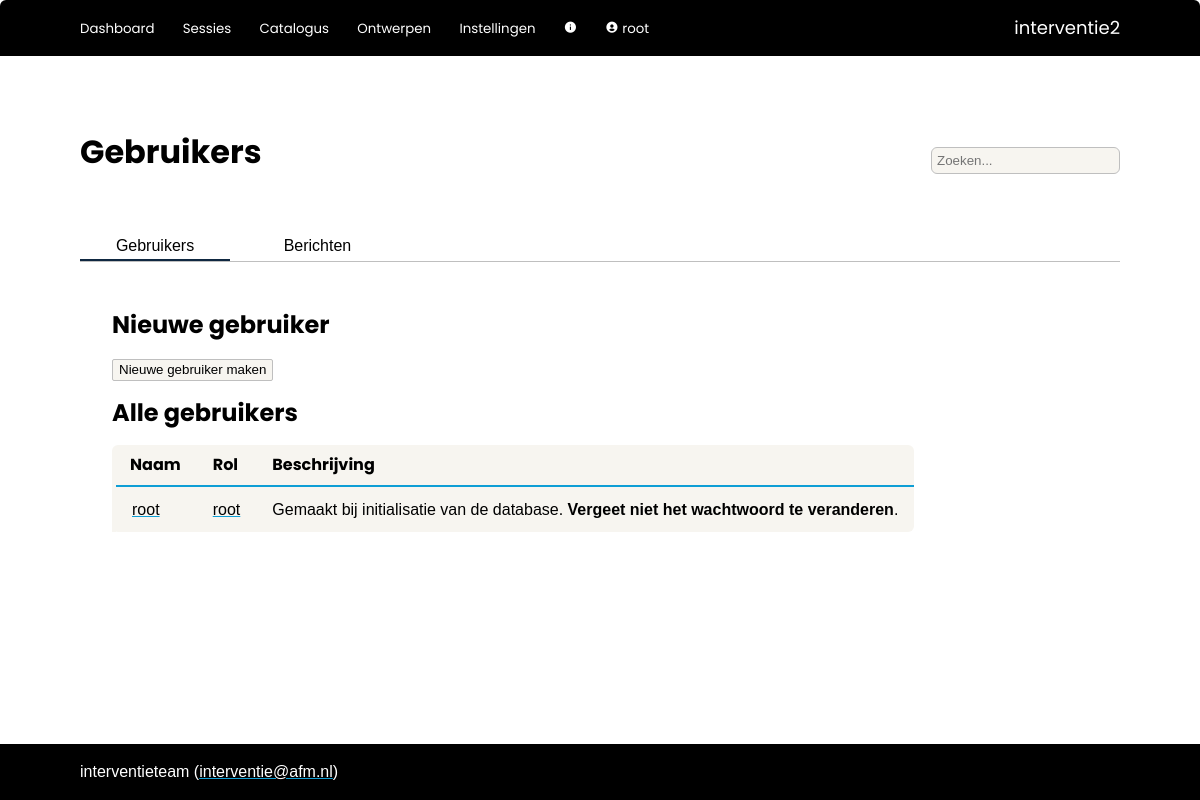
/admin/users (signed in), run on an earlier commit of the app's database.
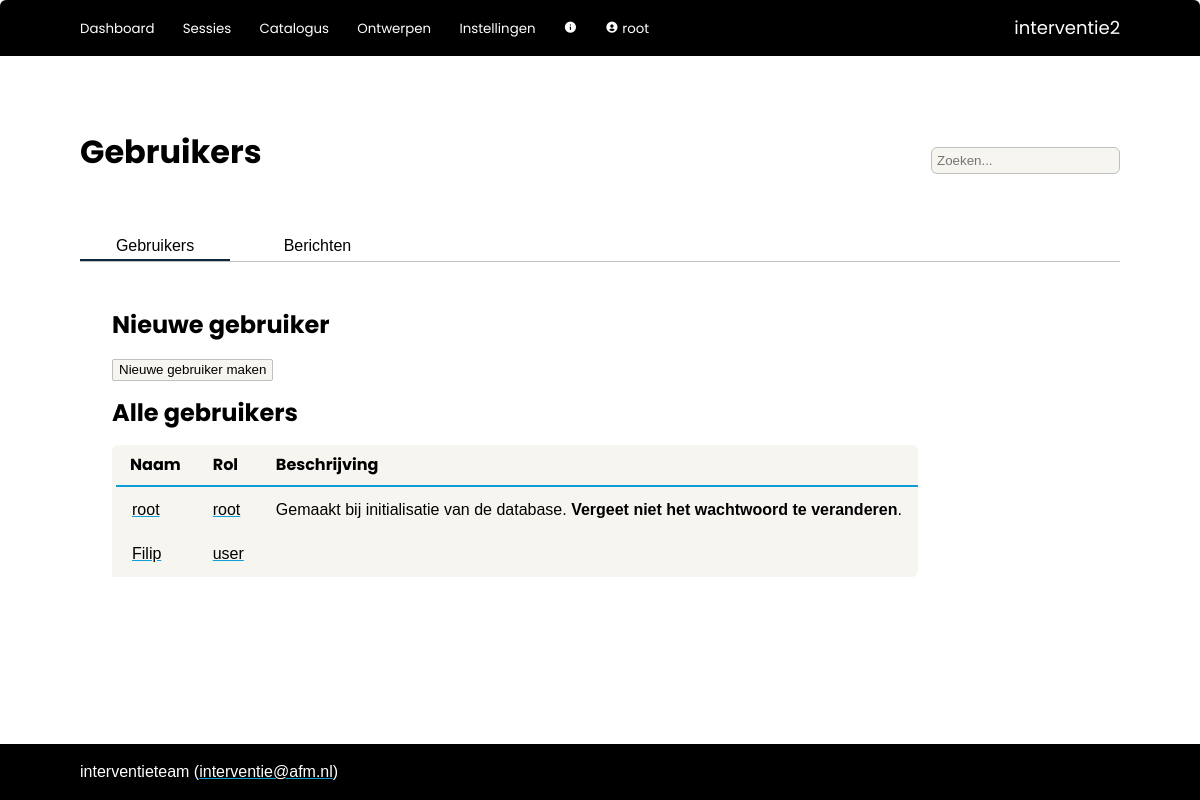
And on a later commit of the database.
### interventie2/models.py (models this page shows, shortened)
class User(db.Model, UserMixin):
    __tablename__ = 'users'
    id            = db.Column(db.Integer, primary_key=True)
    name          = db.Column(db.String(80), nullable=False, unique=True)
    password      = db.Column(db.String(200), nullable=False)
    role_id       = db.Column(db.Integer, db.ForeignKey('roles.id'), nullable=False, default=4) #references roles.id
    description   = db.Column(db.String(2000), nullable=False, default="")
    email         = db.Column(db.String(254))
    link          = db.Column(db.String(1000))
    active        = db.Column(db.Boolean, nullable=False, default=True)
    date_created  = db.Column(db.DateTime(timezone=True), server_default=func.now())
    last_seen     = db.Column(db.DateTime(timezone=True), server_default=func.now())
    role = relationship('Role')
    messages = relationship('Message', back_populates='recipient', foreign_keys="Message.recipient_id")
    messages_sent = relationship('Message', back_populates='sender', foreign_keys="Message.sender_id")
    worksession = relationship('Worksession', back_populates='creator')
    plan = relationship('Plan', back_populates='creator')
    allowed_worksessions = relationship('Worksession', secondary='worksession_access', back_populates='allowed_users')
    owned_instruments = relationship('Instrument', back_populates='owner')
    def unread_messages(self):
        return sum(1 for message in self.messages if (message.unread) and (message.deliver_after.date() <= date.today()))
    def unread_message_alert(self):
        return self.unread_messages() > 0

class Role(db.Model):
    __tablename__  = 'roles'
    id             = db.Column(db.Integer, primary_key=True) #1=root 2=admin, 3=maintainer, 4=user, 5=demo
    name           = db.Column(db.String(20), nullable=False, unique=True)
    see_app_info   = db.Column(db.Boolean)
    see_all_worksessions = db.Column(db.Boolean)
    edit_catalog   = db.Column(db.Boolean)
    edit_questionnaire = db.Column(db.Boolean)
    edit_users     = db.Column(db.Boolean)
    demo           = db.Column(db.Boolean)

### interventie2/admin/routes.py (the view)
@admin.route('/users', methods=['GET', 'POST'])
@login_required
def index():
    if not current_user.role.edit_users:
        return redirect(url_for('main.index'))
    list_of_users = User.query.order_by(User.id)
    messages = Message.query.order_by(Message.id)
    return render_template('admin/index.html', users=list_of_users, messages=messages)

### interventie2/models.py (called while the page is built)
@login_manager.user_loader
def load_user(user_id):
    return User.query.get(user_id)

### interventie2/admin/templates/admin/index.html (shortened to what this page needs)
{% extends 'base.html' %}
{% block page_title %}
    Gebruikers
{% endblock %}
{% block tabs %}
    <div class="tab_bar">
        <button class="tablinks" onclick="switch_tab(event, 'adm_users')" id="defaultOpen">Gebruikers</button>
        <button class="tablinks" onclick="switch_tab(event, 'adm_messages')">Berichten</button>
    </div>
{% endblock %}
{% block body %}
<div id="adm_users" class="tabcontent">
    <div class="text_area">
        {% if current_user.role.edit_users %}
            <h1>Nieuwe gebruiker</h1>
            <button><a href="{{ url_for('admin.register') }}">Nieuwe gebruiker maken</button></a>
        {% endif %}
        <h1>Alle gebruikers</h1>
        <table class="sortable">
            <thead>
                <tr>
                    <th>Naam</th>
                    <th>Rol</th>
                    <th>Beschrijving</th>
                </tr>
            </thead>
            <tbody>
                {% for user in users %}
                    <tr>
                        <td><a href="{{ url_for('admin.user', id=user.id) }}">{{ user.name }}</a></td>
                        <td><a href="{{ url_for('admin.roles') }}">{{ user.role.name }}</a></td>
                        <td>{{ user.description | escape | truncate(100) | markdown }}</td>
                    </tr>
                {% endfor %}
            </tbody>
        </table>
    </div>
</div>
{% endblock %}

### interventie2/templates/base.html (shortened to what this page needs)
<!DOCTYPE html>
<html lang="en">
    <head>
        <link rel="stylesheet" href="{{ url_for('static', filename='css/styles.css')}}">
        <link href="https://unpkg.com/boxicons@2.1.2/css/boxicons.min.css" rel="stylesheet">
    </head>
    <body>
        {% import 'jinja_macros.html' as macro %}
        <header>
            <div class="logo">{{ config['APP_NAME'] }}</div>
            <div class="modes">
                {% if current_user.is_authenticated %}
                    <button>
                        <a href="{{ url_for('main.index') }}">Dashboard</a>
                    </button>
                    <button>
                        <a href="{{ url_for('main.worksessions') }}">Sessies</a>
                    </button>
                    <button>
                        <a href="{{ url_for('catalog.index') }}">Catalogus</a>
                    </button>
                    {% if current_user.role.edit_questionnaire %}
                        <button>
                            <a href="{{ url_for('tools.index') }}">Ontwerpen</a>
                        </button>
                    {% endif %}
                    {% if current_user.role.edit_users %}
                        <button>
                            <a href="{{ url_for('admin.index') }}">Instellingen</a>
                        </button>
                    {% endif %}
                    {% if current_user.role.see_app_info %}
                        <button>
                            <a href="{{ url_for('admin.info') }}"><i class='bx bxs-info-circle'></i></a>
                        </button>
                    {% endif %}
                    <button>
                        <a href="{{ url_for('admin.user', id=current_user.id) }}"><i class='bx bxs-user-circle'></i>
                            {{ current_user.name }}
                        </a>
                    </button>
                {% else %}
                    <button>
                        <a href="{{ url_for('main.login') }}">Login</a>
                    </button>
                {% endif %}
            </div>
        </header>
        <nav>
            <div class="title">{% block page_title %}{% endblock %}</div>
            {% if current_user.is_authenticated %}
                <form action="/analysis/search" method="get" class="search">
                    <input id="search" type="search"  name="q" value="{{ request.args.get('q') or '' }}" placeholder="Zoeken...">
                </form>
            {% endif %}
            <div class="tabs">{% block tabs %}{% endblock %}</div>
        </nav>
        <main>
            <section>{% block body %}{% endblock %}</section>
        </main>
        <footer>{{ config['MAINTAINER'] }} (<a href="mailto:{{ config['MAINTAINER_EMAIL'] }}">{{ config['MAINTAINER_EMAIL'] }}</a>)</footer>
    </body>
</html>

### interventie2/static/css/styles.css (style rules this page uses)
:root { --dark-blue: #0f2841; --light-blue: #0e9ed5; --green: #3b7d23; --orange: #c04f14; --mid-grey: #bfbfbf; --light-grey: #f7f5f0; --alert: red; }
html, body { font-family: sans-serif; line-height: 1.5em; padding: 0px; margin: 0px; }
p { padding-top: 0 !important; padding-bottom: 0 !important; margin-top: 0px; margin-bottom: 0px; }
a { color: inherit; text-decoration: underline; text-decoration-color: var(--light-blue); }
h1, h2, h3 { font-family: "Poppins", sans-serif; }
button { border: 1px solid var(--mid-grey); background-color: var(--light-grey); min-height: 1.7em; border-radius: 2px; min-width: 150px; }
button a { text-decoration: none; }
input { border: none; background-color: white;; border: 1px solid var(--mid-grey); font-size: inherit; height: 1.7rem; }
table { background: var(--light-grey); border-radius: 6px; border-collapse: collapse; animation: fadeInAnimation ease 0.7s; animation-iteration-count: 1; animation-fill-mode: forwards; }
thead { border-bottom: solid 2px var(--light-blue); }
th { border-bottom: 1px solid white; color: black; font-weight: bold; font-family: "Poppins", sans-serif; padding: 0.5em 1em; text-align: left; }
td { padding: 0.65em 1em; }
tbody tr { border-left: 4px solid var(--light-grey); transition:all 0.25s ease; }
body { display: grid; height: 100vh; grid-template-rows: min-content min-content auto min-content; grid-template-areas: "header" "nav" "main" "footer"; }
header { grid-area: header; background-color: black; display: grid; grid-template-columns: auto min-content; grid-template-rows: auto; grid-template-areas: "modes logo"; color: white; border-radius: 6px 6px 0px 0px; align-items: center; padding: 1rem 5rem; font-family: "Poppins", sans-serif; }
header a { text-decoration: none; }
.logo { grid-area: logo; font-size: large; }
.modes { grid-area: modes; padding: 0px; margin: 0px; }
.modes button { background: inherit; outline: none; cursor: pointer; padding: 0; margin: 0 1.5rem 0 0; border: none; border-radius: 0px; color: white; font-family: "Poppins", sans-serif; font-size: smaller; min-width: 0; }
nav { grid-area: nav; display: grid; grid-template-columns: 1fr auto; grid-template-areas: "title search" "steps steps" "tabs tabs "; align-items: center; margin: 5rem 5rem 1rem 5rem; }
.title { grid-area: title; font-family: "Poppins", sans-serif; color: black; font-size: xx-large; font-weight: bold; padding: 0 0 1rem 0; line-height: 1em; }
.search { grid-area: search; display: flex; align-items: center; text-decoration: none; border: none; }
.search input { border: none; background-color: var(--light-grey); border: 1px solid var(--mid-grey); border-radius: 6px; padding: 5px; font-size: smaller; height: 1.7rem; }
.tabs { grid-area: tabs; display: flex; padding-top: 3rem; overflow: hidden; font-size: inherit; border-bottom: 1px solid var(--mid-grey); }
.tabs button { background: inherit; outline: none; cursor: pointer; padding: 0rem 2rem 0rem 2rem; margin: 0 0.5rem 0 0; border: none; border-radius: 0px; font-size: inherit; width: auto; }
.tabs button.active_tab { border-bottom: solid 2px var(--dark-blue); }
main { grid-area: main; padding: 1rem 5rem; display: grid; grid-template-columns: min-content 3fr; grid-template-areas: "aside section "; overflow-y: scroll; }
section { grid-area: section; padding: 0; margin-left: 1rem; margin-right: 1rem; }
footer { grid-area: footer; background-color: black; color: white; align-items: center; padding: 1rem 5rem; }
.text_area { width: 100%; padding: 0 1em 1em 1em; background-color: white; border-radius: 5px; }
.tabcontent { width: 100%; }

What changed in the data, as far as the page shows it:
added User: name "Filip", role.name "user"
